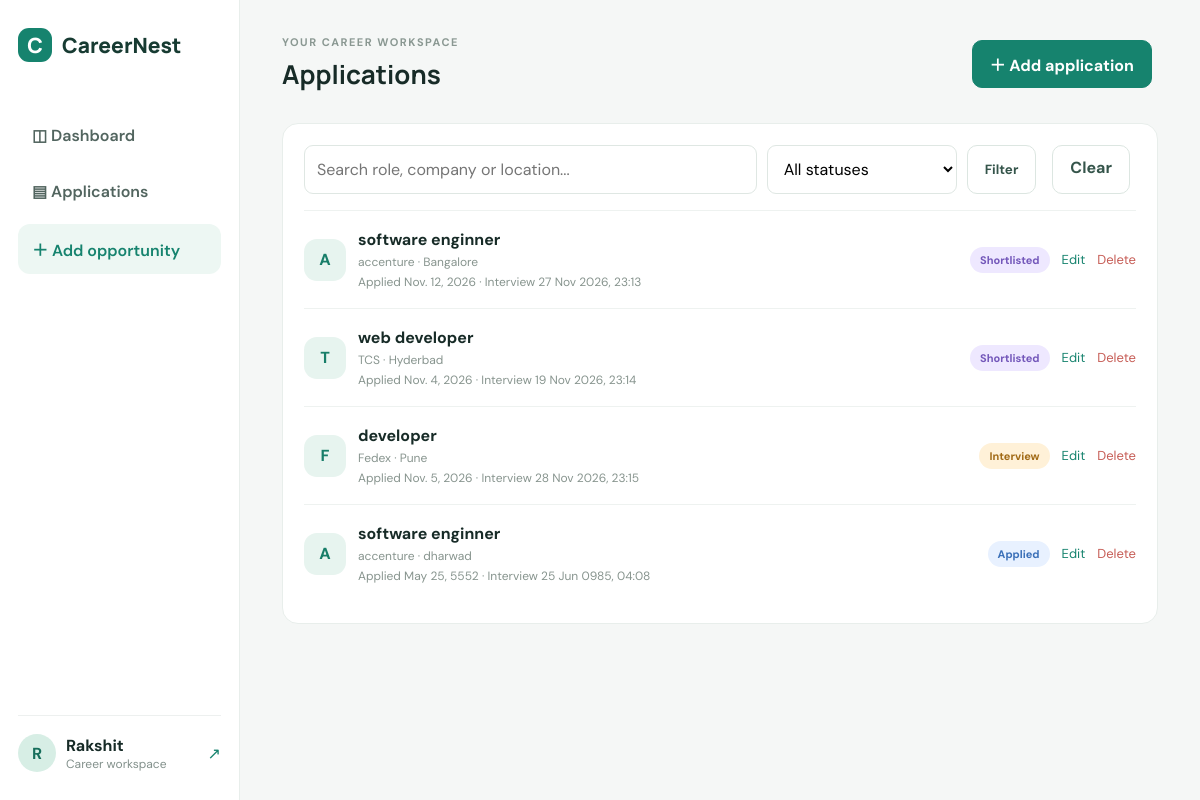
The page /applications/ (signed in) on the database its author committed.
### tracker/models.py (models this page shows, shortened)
class Application(models.Model):
    STATUS_CHOICES=[("Saved","Saved"),("Applied","Applied"),("Shortlisted","Shortlisted"),("Interview","Interview"),("Offer","Offer"),("Rejected","Rejected")]
    user=models.ForeignKey(User,on_delete=models.CASCADE,related_name="applications")
    company=models.CharField(max_length=120)
    role=models.CharField(max_length=150)
    location=models.CharField(max_length=120,blank=True)
    job_url=models.URLField(blank=True)
    status=models.CharField(max_length=20,choices=STATUS_CHOICES,default="Applied")
    applied_date=models.DateField(null=True,blank=True)
    interview_date=models.DateTimeField(null=True,blank=True)
    notes=models.TextField(blank=True)
    created_at=models.DateTimeField(auto_now_add=True)

### tracker/views.py (the view)
@login_required
def application_list(request):
    apps=Application.objects.filter(user=request.user)
    q=request.GET.get("q","");status=request.GET.get("status","")
    if q:apps=apps.filter(Q(company__icontains=q)|Q(role__icontains=q)|Q(location__icontains=q))
    if status:apps=apps.filter(status=status)
    return render(request,"tracker/applications.html",{"apps":apps,"q":q,"status":status,"choices":Application.STATUS_CHOICES})

### templates/tracker/applications.html
{% extends "base.html" %}{% block page_title %}Applications{% endblock %}{% block content %}<div class="panel"><form class="filters" method="get"><input name="q" placeholder="Search role, company or location..." value="{{ q }}"><select name="status"><option value="">All statuses</option>{% for key,label in choices %}<option value="{{ key }}" {% if status == key %}selected{% endif %}>{{ key }}</option>{% endfor %}</select><button class="btn">Filter</button><a class="btn" href="{% url 'applications' %}">Clear</a></form>
{% for a in apps %}<div class="item application-row"><div class="company-icon">{{ a.company|first|upper }}</div><div class="item-main"><b>{{ a.role }}</b><small>{{ a.company }}{% if a.location %} · {{ a.location }}{% endif %}</small><small>{% if a.applied_date %}Applied {{ a.applied_date }}{% endif %}{% if a.interview_date %} · Interview {{ a.interview_date|date:"d M Y, H:i" }}{% endif %}</small>{% if a.job_url %}<a href="{{ a.job_url }}" target="_blank">Open job listing ↗</a>{% endif %}</div><span class="status {{ a.status|lower }}">{{ a.status }}</span><div class="actions"><a href="{% url 'application_edit' a.pk %}">Edit</a><a class="danger" href="{% url 'application_delete' a.pk %}">Delete</a></div></div>{% empty %}<div class="empty">Nothing here yet. Add an opportunity to start tracking.</div>{% endfor %}</div>{% endblock %}

### templates/base.html (shortened to what this page needs)
{% load static %}
<!doctype html><html lang="en"><head><link rel="stylesheet" href="{% static 'style.css' %}"></head><body>
{% if user.is_authenticated %}<aside class="sidebar"><a class="brand" href="{% url 'dashboard' %}"><span class="logo">C</span> CareerNest</a><nav><a href="{% url 'dashboard' %}">◫ Dashboard</a><a href="{% url 'applications' %}">▤ Applications</a><a href="{% url 'application_add' %}" class="nav-add">＋ Add opportunity</a></nav><div class="profile"><div class="avatar">{{ user.username|first|upper }}</div><div><b>{{ user.username }}</b><small>Career workspace</small></div><a class="logout" href="{% url 'logout' %}">↗</a></div></aside>{% endif %}
<main class="{% if user.is_authenticated %}main{% else %}auth-main{% endif %}">{% if user.is_authenticated %}<header class="topbar"><div><small>YOUR CAREER WORKSPACE</small><h2>{% block page_title %}Dashboard{% endblock %}</h2></div><a class="btn primary" href="{% url 'application_add' %}">＋ Add application</a></header>{% endif %}
{% for message in messages %}<div class="notice">{{ message }}</div>{% endfor %}{% block content %}{% endblock %}</main></body></html>

### static/style.css (style rules this page uses)
* { box-sizing:border-box }
body { margin:0;background:#f5f7f6;color:#172b27;font-family:'DM Sans',sans-serif }
a { color:#16836e;text-decoration:none }
.sidebar { width:240px;position:fixed;inset:0 auto 0 0;background:#fff;border-right:1px solid #e8eeeb;padding:28px 18px;display:flex;flex-direction:column }
.brand { font:800 21px Manrope;display:flex;align-items:center;gap:10px;color:#173b32 }
.logo { display:inline-flex;width:34px;height:34px;border-radius:11px;background:#16836e;color:white;align-items:center;justify-content:center;font-weight:800 }
.sidebar nav { display:flex;flex-direction:column;gap:9px;margin-top:50px }
.sidebar nav a { padding:13px 14px;color:#52655f;border-radius:12px;font-weight:600 }
.sidebar nav a:hover,.nav-add { background:#edf7f3;color:#16836e!important }
.profile { margin-top:auto;border-top:1px solid #edf0ef;padding-top:18px;display:flex;gap:10px;align-items:center }
.avatar { background:#d7eee5;color:#166e5b;border-radius:50%;width:38px;height:38px;display:grid;place-items:center;font-weight:bold }
.profile small { display:block;color:#83918c;font-size:12px }
.logout { margin-left:auto }
.main { margin-left:240px;padding:30px 42px;max-width:1500px }
.topbar { display:flex;justify-content:space-between;align-items:center;margin-bottom:26px }
.topbar small,.eyebrow { letter-spacing:1.5px;color:#8a9892;font-size:11px;font-weight:700 }
.topbar h2 { font:700 26px Manrope;margin:5px 0 }
.btn { display:inline-block;border:1px solid #dce6e1;background:white;color:#35554b;padding:11px 17px;border-radius:10px;font-weight:700;cursor:pointer;font-family:inherit;margin-right:6px }
.btn.primary { background:#16836e;border-color:#16836e;color:white }
.stat,.panel { background:#fff;border:1px solid #e8eeeb;border-radius:16px;padding:21px }
.panel { margin-bottom:20px }
.item { display:flex;align-items:center;gap:12px;padding:14px 0;border-top:1px solid #eef2f0 }
.company-icon { width:42px;height:42px;border-radius:13px;background:#e7f4ef;color:#187e69;display:grid;place-items:center;font-weight:800 }
.item-main { flex:1;min-width:0 }
.item-main b { display:block }
.item-main small { display:block;color:#87948e;font-size:12px;margin-top:4px }
.status { padding:6px 10px;border-radius:30px;font-size:11px;font-weight:700;background:#f0f2f1;color:#6e7c76 }
.status.applied { background:#e8f1ff;color:#3b70b8 }
.status.interview { background:#fff1d8;color:#a16a16 }
.status.shortlisted { background:#eee8ff;color:#7357ba }
.filters { display:flex;gap:10px;margin-bottom:16px }
.filters input { flex:1 }
.filters input,.filters select,input,select,textarea { padding:12px;border:1px solid #dfe7e3;border-radius:9px;font:inherit;width:100%;background:white }
.filters select { max-width:190px }
.application-row { padding:18px 0 }
.actions { display:flex;gap:12px;font-size:13px }
.danger { color:#c65c55 }

### rows shown on the page
Application: company|first "A", role "software enginner", company "accenture", location "Bangalore", applied_date "Nov. 12, 2026", interview_date "27 Nov 2026, 23:13", status "Shortlisted"
Application: company|first "T", role "web developer", company "TCS", location "Hyderbad", applied_date "Nov. 4, 2026", interview_date "19 Nov 2026, 23:14", status "Shortlisted"
Application: company|first "F", role "developer", company "Fedex", location "Pune", applied_date "Nov. 5, 2026", interview_date "28 Nov 2026, 23:15", status "Interview"
Application: company|first "A", role "software enginner", company "accenture", location "dharwad", applied_date "May 25, 5552", interview_date "25 Jun 0985, 04:08", status "Applied"

### other values the page prints
{{ user.username|first|upper }} "R"
{{ user.username }} "Rakshit"
